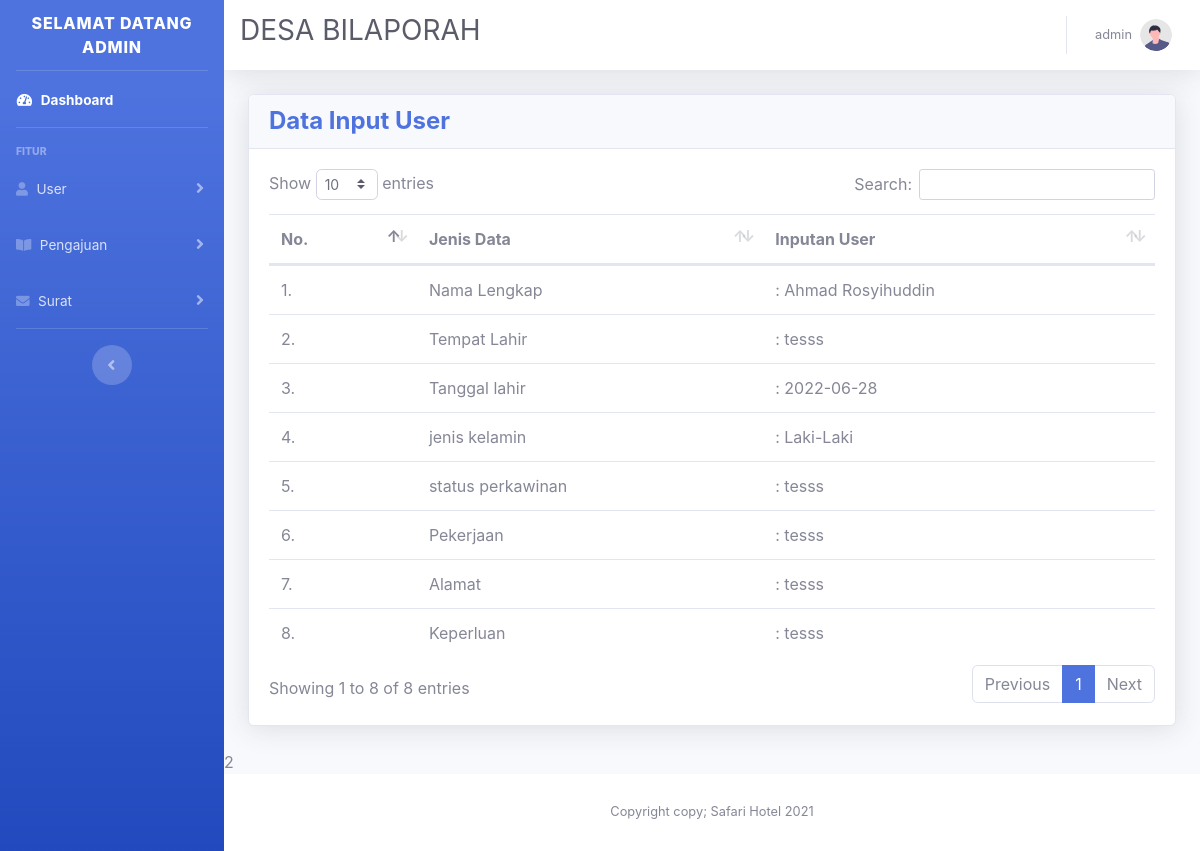
The page /data_input/data_sktm.php?id_pengajuan=47 (signed in) on the database as committed earlier.
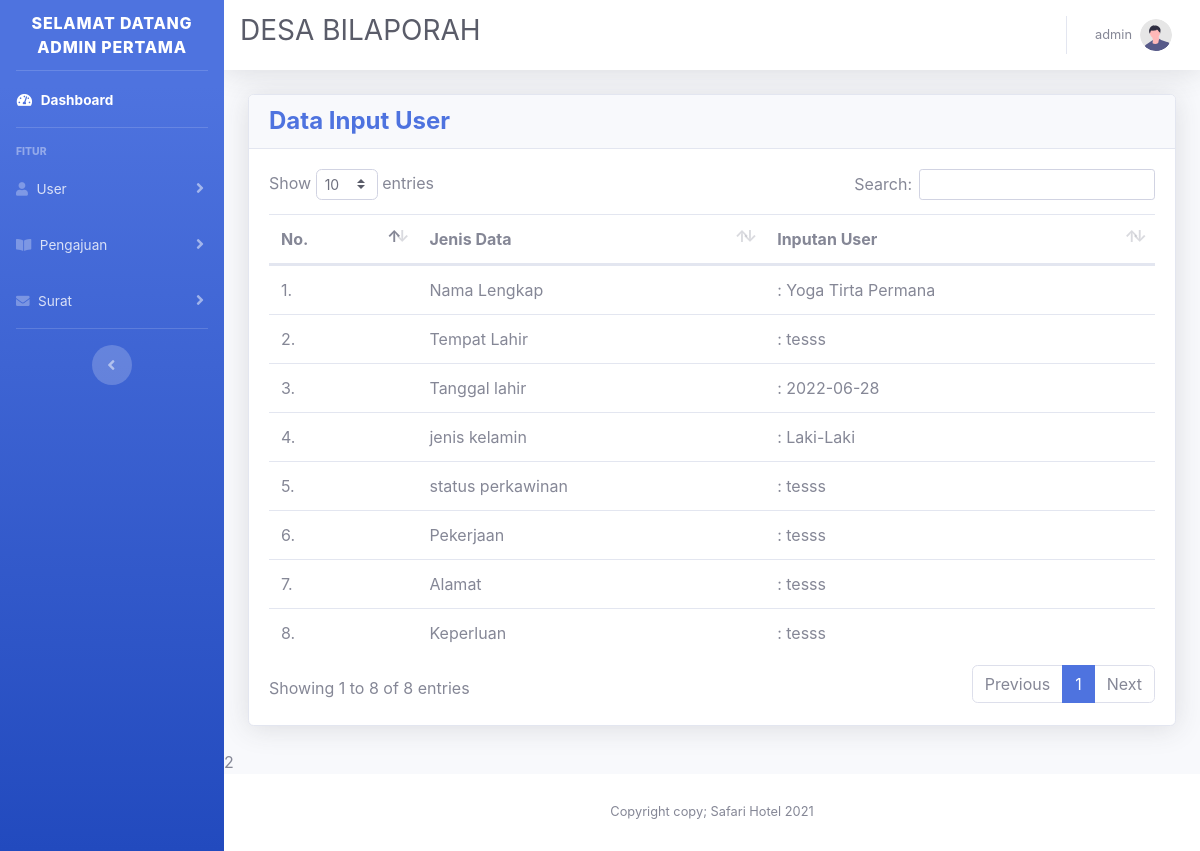
The same page on the database as committed later.
### tables this page shows
CREATE TABLE `tb_user` (
  `nik` varchar(100) NOT NULL,
  `username` varchar(100) DEFAULT NULL,
  `password` varchar(100) NOT NULL,
  `nama_user` varchar(100) NOT NULL,
  `rt` char(10) DEFAULT NULL,
  `rw` char(10) DEFAULT NULL,
  `role_user` enum('Warga','Admin') NOT NULL
);

CREATE TABLE `tb_sktm` (
  `id_pengajuan_sktm` int(11) NOT NULL,
  `kode_surat` varchar(5) DEFAULT NULL,
  `nama_sktm` varchar(50) DEFAULT NULL,
  `tempat_lahir_sktm` varchar(20) DEFAULT NULL,
  `tgl_lahir_sktm` date DEFAULT NULL,
  `gender_sktm` varchar(20) DEFAULT NULL,
  `status_sktm` varchar(50) DEFAULT NULL,
  `pekerjaan_sktm` varchar(50) DEFAULT NULL,
  `alamat_sktm` varchar(200) DEFAULT NULL
);

CREATE TABLE `tb_pengajuan` (
  `id_pengajuan` int(11) NOT NULL,
  `nik` varchar(100) DEFAULT NULL,
  `kode_surat` varchar(5) DEFAULT NULL,
  `tgl_pengajuan` datetime DEFAULT NULL,
  `keperluan` varchar(200) DEFAULT NULL,
  `jenis_pengajuan` varchar(50) DEFAULT NULL,
  `status_pengajuan` enum('Menunggu','Di Terima','Di Tolak','Revisi Di Terima','Revisi Selesai') DEFAULT NULL
);

### data_input/data_sktm.php (the view, shortened to what the changed rows need)
<?php
include "../connect/koneksi.php";
$username = $_SESSION["username"];
$tb_user = mysqli_fetch_assoc(mysqli_query($koneksi, "SELECT * FROM tb_user where username='$username'"));
?>
<!DOCTYPE html>
<html lang="en">
<head>
    <link href="../css/sb-admin-2.min.css" rel="stylesheet">
    <link href="../vendor/fontawesome-free/css/all.min.css" rel="stylesheet" type="text/css">
    <link href="../vendor/datatables/dataTables.bootstrap4.min.css" rel="stylesheet">
</head>
<body>
    <?php include "../desain/sidebar_admin.php"; ?>
    <?php include "../desain/navbar_admin.php"; ?>
    <?php
    $id_pengajuan = $_GET["id_pengajuan"];
    $data_sktm = mysqli_fetch_assoc(mysqli_query($koneksi, "SELECT * FROM tb_sktm INNER JOIN tb_pengajuan ON tb_pengajuan.id_pengajuan=tb_sktm.id_pengajuan_sktm INNER JOIN tb_user USING(nik) where id_pengajuan_sktm=$id_pengajuan"));
    ?>
    <div class="container-fluid">
        <div class="card shadow mb-4">
            <div class="card-body">
                <div class="table-responsive">
                    <table class="table table-hover" id="dataTable" width="100%" cellspacing="0">
                        <thead>
                            <tr>
                                <th>No.</th>
                                <th>Jenis Data</th>
                                <th>Inputan User</th>
                            </tr>
                        </thead>
                        <tbody>
                            <tr>
                                <td>1.</td>
                                <td>Nama Lengkap</td>
                                <td>: <?= $data_sktm["nama_user"] ?></td>
                            </tr>
                            <tr>
                                <td>2.</td>
                                <td>Tempat Lahir</td>
                                <td>: <?= $data_sktm["tempat_lahir_sktm"] ?></td>
                            </tr>
                            <tr>
                                <td>3.</td>
                                <td>Tanggal lahir</td>
                                <td>: <?= $data_sktm["tgl_lahir_sktm"] ?></td>
                            </tr>
                            <tr>
                                <td>4.</td>
                                <td>jenis kelamin</td>
                                <td>: <?= $data_sktm["gender_sktm"] ?></td>
                            </tr>
                            <tr>
                                <td>5.</td>
                                <td>status perkawinan</td>
                                <td>: <?= $data_sktm["status_sktm"] ?></td>
                            </tr>
                            <tr>
                                <td>6.</td>
                                <td>Pekerjaan</td>
                                <td>: <?= $data_sktm["pekerjaan_sktm"] ?></td>
                            </tr>
                            <tr>
                                <td>7.</td>
                                <td>Alamat</td>
                                <td>: <?= $data_sktm["alamat_sktm"] ?></td>
                            </tr>
                            <tr>
                                <td rowspan="5">8.</td>
                                <td rowspan="5">Keperluan</td>
                                <td>: <?= $data_sktm["keperluan"] ?></td>
                            </tr>
                        </tbody>
                    </table>
                </div>
            </div>
        </div>
    </div>2
</body>
</html>

### desain/sidebar_admin.php (shortened to what the changed rows need)
<div id="wrapper">
    <ul class="navbar-nav bg-gradient-primary sidebar sidebar-dark accordion" id="accordionSidebar">
        <a class="sidebar-brand d-flex align-items-center justify-content-center">
            <div>Selamat Datang <?= $tb_user["nama_user"] ?></div>
        </a>
    </ul>

### desain/navbar_admin.php (shortened to what the changed rows need)
<div id="content-wrapper" class="d-flex flex-column">
    <div id="content">
        <nav class="navbar navbar-expand navbar-light bg-white topbar mb-4 static-top shadow">
            <h1 class="h3 mb-2 text-gray-800">DESA BILAPORAH</h1>
            <ul class="navbar-nav ml-auto">
                <li class="nav-item dropdown no-arrow">
                    <a class="nav-link dropdown-toggle" href="#" id="userDropdown" role="button" data-toggle="dropdown" aria-haspopup="true" aria-expanded="false">
                        <span class="mr-2 d-none d-lg-inline text-gray-600 small"><?= $tb_user["nik"] ?></span>
                        <img class="img-profile rounded-circle" src="../img/undraw_profile.svg">
                    </a>
                </li>
            </ul>
        </nav>

Rows that differ between the two databases and show on the page:
changed tb_user "admin": nama_user "ADMIN" → "ADMIN PERTAMA"
changed through a linked row, tb_sktm "tesss": tb_user.nama_user "Ahmad Rosyihuddin" → "Yoga Tirta Permana"
